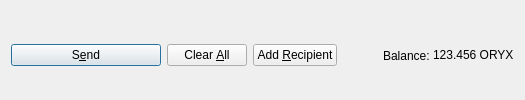
         <widget class="QFrame" name="frame_Send">
          <layout class="QHBoxLayout" name="horizontalLayout">
           <property name="bottomMargin">
            <number>0</number>
           </property>
           <item>
            <widget class="QPushButton" name="sendButton">
             <property name="minimumSize">
              <size>
               <width>150</width>
               <height>0</height>
              </size>
             </property>
             <property name="toolTip">
              <string>Confirm the send action</string>
             </property>
             <property name="text">
              <string>S&amp;end</string>
             </property>
             <property name="icon">
              <iconset resource="../oryxcoin.qrc">
               <normaloff>:/icons/send</normaloff>:/icons/send</iconset>
             </property>
             <property name="autoDefault">
              <bool>false</bool>
             </property>
             <property name="default">
              <bool>true</bool>
             </property>
            </widget>
           </item>
           <item>
            <widget class="QPushButton" name="clearButton">
             <property name="sizePolicy">
              <sizepolicy hsizetype="Minimum" vsizetype="Fixed">
               <horstretch>0</horstretch>
               <verstretch>0</verstretch>
              </sizepolicy>
             </property>
             <property name="toolTip">
              <string>Clear all fields of the form.</string>
             </property>
             <property name="text">
              <string>Clear &amp;All</string>
             </property>
             <property name="icon">
              <iconset resource="../oryxcoin.qrc">
               <normaloff>:/icons/remove</normaloff>:/icons/remove</iconset>
             </property>
             <property name="autoDefault">
              <bool>false</bool>
             </property>
            </widget>
           </item>
           <item>
            <widget class="QPushButton" name="addButton">
             <property name="toolTip">
              <string>Send to multiple recipients at once</string>
             </property>
             <property name="text">
              <string>Add &amp;Recipient</string>
             </property>
             <property name="icon">
              <iconset resource="../oryxcoin.qrc">
               <normaloff>:/icons/add</normaloff>:/icons/add</iconset>
             </property>
             <property name="autoDefault">
              <bool>false</bool>
             </property>
            </widget>
           </item>
           <item>
            <spacer name="horizontalSpacer">
             <property name="orientation">
              <enum>Qt::Horizontal</enum>
             </property>
             <property name="sizeHint" stdset="0">
              <size>
               <width>40</width>
               <height>20</height>
              </size>
             </property>
            </spacer>
           </item>
           <item>
            <layout class="QHBoxLayout" name="horizontalLayout_2">
             <property name="spacing">
              <number>3</number>
             </property>
             <item>
              <widget class="QLabel" name="label">
               <property name="text">
                <string>Balance:</string>
               </property>
              </widget>
             </item>
             <item>
              <widget class="QLabel" name="labelBalance">
               <property name="sizePolicy">
                <sizepolicy hsizetype="Preferred" vsizetype="Fixed">
                 <horstretch>0</horstretch>
                 <verstretch>0</verstretch>
                </sizepolicy>
               </property>
               <property name="cursor">
                <cursorShape>IBeamCursor</cursorShape>
               </property>
               <property name="text">
                <string notr="true">123.456 ORYX</string>
               </property>
               <property name="textInteractionFlags">
                <set>Qt::LinksAccessibleByMouse|Qt::TextSelectableByKeyboard|Qt::TextSelectableByMouse</set>
               </property>
              </widget>
             </item>
            </layout>
           </item>
          </layout>
         </widget>
